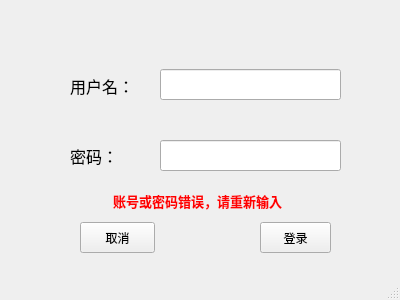
<?xml version="1.0" encoding="UTF-8"?>
<ui version="4.0">
 <class>Login</class>
 <widget class="QMainWindow" name="Login">
  <property name="geometry">
   <rect>
    <x>0</x>
    <y>0</y>
    <width>400</width>
    <height>300</height>
   </rect>
  </property>
  <property name="windowTitle">
   <string>用户登录</string>
  </property>
  <widget class="QWidget" name="centralWidget">
   <widget class="QLabel" name="label">
    <property name="geometry">
     <rect>
      <x>70</x>
      <y>70</y>
      <width>61</width>
      <height>31</height>
     </rect>
    </property>
    <property name="font">
     <font>
      <pointsize>12</pointsize>
     </font>
    </property>
    <property name="text">
     <string>用户名：</string>
    </property>
   </widget>
   <widget class="QLabel" name="label_2">
    <property name="geometry">
     <rect>
      <x>70</x>
      <y>140</y>
      <width>61</width>
      <height>31</height>
     </rect>
    </property>
    <property name="font">
     <font>
      <pointsize>12</pointsize>
     </font>
    </property>
    <property name="text">
     <string>密码：</string>
    </property>
   </widget>
   <widget class="QPushButton" name="cancelButton">
    <property name="geometry">
     <rect>
      <x>80</x>
      <y>222</y>
      <width>75</width>
      <height>31</height>
     </rect>
    </property>
    <property name="text">
     <string>取消</string>
    </property>
   </widget>
   <widget class="QPushButton" name="loginButton">
    <property name="geometry">
     <rect>
      <x>260</x>
      <y>222</y>
      <width>71</width>
      <height>31</height>
     </rect>
    </property>
    <property name="text">
     <string>登录</string>
    </property>
   </widget>
   <widget class="QLineEdit" name="userName">
    <property name="geometry">
     <rect>
      <x>160</x>
      <y>69</y>
      <width>181</width>
      <height>31</height>
     </rect>
    </property>
   </widget>
   <widget class="QLineEdit" name="passWord">
    <property name="geometry">
     <rect>
      <x>160</x>
      <y>140</y>
      <width>181</width>
      <height>31</height>
     </rect>
    </property>
    <property name="echoMode">
     <enum>QLineEdit::Password</enum>
    </property>
   </widget>
   <widget class="QLabel" name="textWarning">
    <property name="geometry">
     <rect>
      <x>113</x>
      <y>190</y>
      <width>201</width>
      <height>21</height>
     </rect>
    </property>
    <property name="palette">
     <palette>
      <active>
       <colorrole role="WindowText">
        <brush brushstyle="SolidPattern">
         <color alpha="255">
          <red>255</red>
          <green>0</green>
          <blue>0</blue>
         </color>
        </brush>
       </colorrole>
      </active>
      <inactive>
       <colorrole role="WindowText">
        <brush brushstyle="SolidPattern">
         <color alpha="255">
          <red>255</red>
          <green>0</green>
          <blue>0</blue>
         </color>
        </brush>
       </colorrole>
      </inactive>
      <disabled>
       <colorrole role="WindowText">
        <brush brushstyle="SolidPattern">
         <color alpha="255">
          <red>120</red>
          <green>120</green>
          <blue>120</blue>
         </color>
        </brush>
       </colorrole>
      </disabled>
     </palette>
    </property>
    <property name="font">
     <font>
      <pointsize>10</pointsize>
      <weight>75</weight>
      <bold>true</bold>
     </font>
    </property>
    <property name="text">
     <string>账号或密码错误，请重新输入</string>
    </property>
   </widget>
  </widget>
  <widget class="QStatusBar" name="statusBar"/>
 </widget>
 <layoutdefault spacing="6" margin="11"/>
 <resources/>
 <connections/>
</ui>
